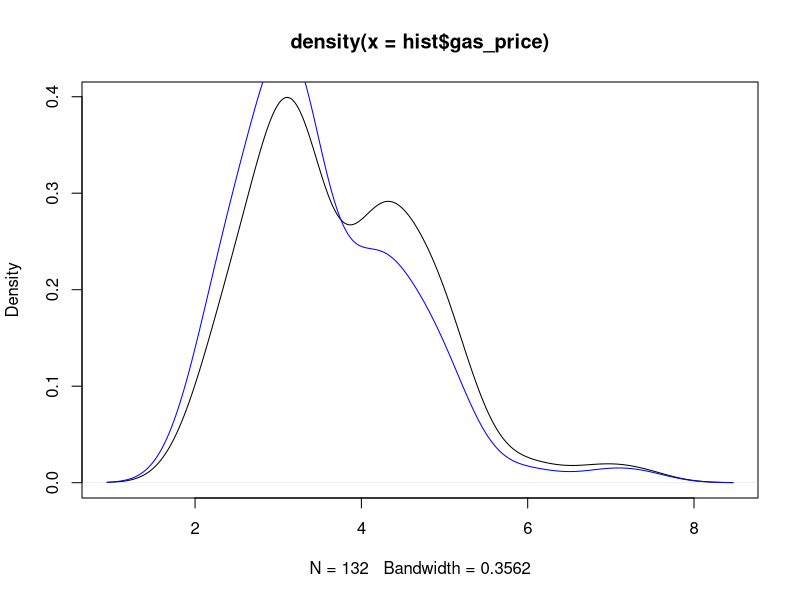

Write the R code that produced this figure. (Note: this script raises an error after producing the figure.)
# Generate distribution of historical fuel prices and modify inputs to PE model to simulate fuel price shock

library(dplyr)
library(lubridate)

wd = getwd()
setwd('C:/Users/sweisberg/OneDrive - Research Triangle Institute/Documents/EMA/EMA/Data/R Scripts')

MULTI = TRUE

# clear out directory in preparation
sapply(paste0("../updated_data/fuel_shock/PE_pf_SHOCK_", 1:1000, ".csv"), unlink)

## Read historical data
# monthly prices ($/MMbtu) for delivered gas to electricity generating plants from EIA
# STEO.CLEUDUS.M
hist = read.csv('sources/gas_price_historical_m.csv', header = T, stringsAsFactors = F) 
hist = hist %>% 
  mutate(my_year = year(mdy(hist$month))) %>%
  mutate(weight = 1 + ((my_year - min(my_year)) / 5), weight = weight/sum(weight))

## Create distribution
distribution = density(hist$gas_price)
distribution_w = density(hist$gas_price, weights = hist$weight)

# plot the distribution
plot(distribution)
lines(distribution_w, col = 'blue')

p = hist %>% ggplot() + 
  geom_density(aes(x = gas_price), color = "#addde6", fill = "#addde6", alpha = 0.3, adjust = 1, size = 0.8) + 
  scale_y_continuous(limits = c(0,NA), expand = expansion(mult = c(0,0.1))) +
  scale_x_continuous(limits = c(0,10), expand = expansion(mult = c(0,0.1))) +
  labs(x = "Gas Price ($/MMBtu)", y = "Density") +
  theme(panel.grid.major = element_blank(), panel.grid.minor = element_blank(),
        panel.background = element_blank(),axis.ticks = element_blank(),
        axis.line.x = element_line(size = 0.5, color = "black", linetype=1),
        axis.line.y = element_line(size = 0.5, color = "black", linetype=1), 
        axis.text.x = element_text(size = 10), axis.text.y = element_blank(),
        plot.title = element_text(hjust = 0.5))
print(p)
ggsave("C:/Users/sweisberg/Research Triangle Institute/Henry, Candise - MEEDE Present/Figures_1112/hist_gas_dist.png", width = 6.7, height = 4, units = "in")
#geom_density(aes(x = value, color = gen_type, fill = gen_type), alpha = 0.2, adjust = 0.75, size = 0.8) +

# create a cumulative distribution
#cdf = cumsum(distribution$y) / cumsum(distribution$y)[length(distribution$y)] 
cdf_w = cumsum(distribution_w$y) / cumsum(distribution_w$y)[length(distribution_w$y)] 

# plot the cdf
#plot(cdf, type = 'l', main='Cumulative Distribution')
#plot(cdf_w, type = 'l', main='Cumulative Distribution')

# test the distribution
#N_test = 1000
#generation = replicate(N_test, distribution$x[findInterval(runif(1), cdf) + 1])
#generation_w = replicate(N_test, distribution_w$x[findInterval(runif(1), cdf_w) + 1])

# plot distribution vs draws
# plot(distribution_w)
# lines(density(generation_w),col='red')
# legend('topright',legend=c('Density Function estimate', 
#                           'Generated sample density'), 
#        col=c("black", "red"), 
#        lty=c(1,1), 
#        cex=1)

## Draw from distribution
if (MULTI) {
  N = 100
} else {
  N = 1
}

new_gas_price = replicate(N, distribution_w$x[findInterval(runif(1), cdf_w) + 1])
NATIONAL_GAS_PRICE = 3.43
new_gas_price_ratio = new_gas_price / NATIONAL_GAS_PRICE

## Read default fuel data
fuel_data = read.csv("../updated_data/PE_pf.csv", header = T, stringsAsFactors = F)

for (i in 1:length(new_gas_price_ratio)) {
  ## Create price ratio
  if (!MULTI) {
    print(round(new_gas_price_ratio[i],2))
  }
  
  ## Apply Price ratio
  fuel_data_mult = fuel_data %>% mutate(Value = ifelse(fuel_type == "GAS", Value * new_gas_price_ratio[i], Value))
  
  ## Output new data for PE model
  if (MULTI) {
    write.csv(fuel_data_mult, paste("../updated_data/fuel_shock/PE_pf_SHOCK_",i,".csv",sep = ""), row.names = F)
  } else {
    write.csv(fuel_data_mult, "../updated_data/PE_pf_SHOCK.csv", row.names = F)
  }
  
}
ratios = as.data.frame(c(round(new_gas_price_ratio,2)))
colnames(ratios) = c("ratio")
write.csv(ratios,"../../Model/Results/shock_ratio.csv", row.names = F)


setwd(wd)